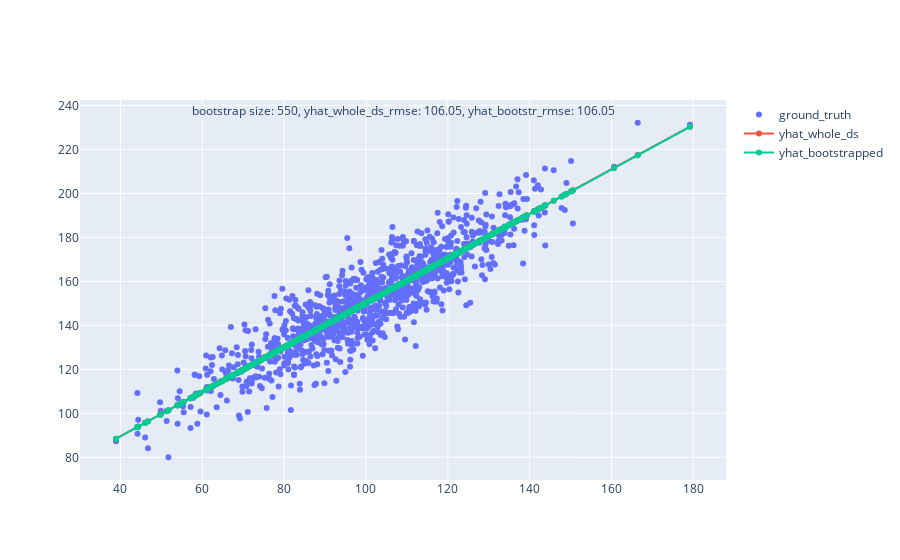

The notebook cell this image was saved under:
### Markdown cell above
We now train with the whole dataset, but the sample sizes in the bootstrapping methodology uses 100-sized samples:
 WITH WHOLE DATASET

### Code cell
b1, b0, r_value, p_value, std_err = linregress(x, y)
yhat_whole_ds = b0 + b1 * x

### WITH BOOTSTRAP SAMPLES 
regression_scores = list()
for _ in range(100):
    # bootstrap sample
    indices = randint(0, 1000, 550)
    x_sample = x[indices]
    y_sample = y[indices]
    
    # simple linear regression model
    b1_sample, b0_sample, r_value, p_value, std_err = linregress(x_sample, y_sample)
    regression_scores.append([b1_sample, b0_sample])

b0_scores = np.array(regression_scores)[:, 1]
b1_scores = np.array(regression_scores)[:, 0]
b0_estimate = median(b0_scores)
b1_estimate = median(b1_scores)

yhat_bootstrapped = b0_estimate + b1_estimate * x

### MODELS VALIDATION
from sklearn.metrics import mean_squared_error

yhat_whole_ds_rmse = mean_squared_error(y, yhat_whole_ds).round(2)
yhat_bootstrapped_rmse = mean_squared_error(y, yhat_bootstrapped).round(2)

### PLOTS
import plotly.graph_objects as go

fig = go.Figure()
# Add traces
fig.add_trace(go.Scatter(x=x, y=y,
                    mode='markers',
                    name='ground_truth'))
fig.add_trace(go.Scatter(x=x, y=yhat_whole_ds,
                    mode='lines+markers',
                    name='yhat_whole_ds'))
fig.add_trace(go.Scatter(x=x, y=yhat_bootstrapped,
                    mode='lines+markers',
                    name='yhat_bootstrapped'))
fig.update_layout(annotations=[dict(xref='paper',
                                    yref='paper',
                                    x=0.5, y=1,
                                    showarrow=False,
                                    text='bootstrap size: 550, yhat_whole_ds_rmse: {}, yhat_bootstr_rmse: {}'.format(yhat_whole_ds_rmse, 
                                                                                                yhat_bootstrapped_rmse))])

fig.show()

### Figure 1 — Plotly figure (JSON) as saved in the notebook; plotly's stock layout.template omitted (floating-point values rounded to 4 significant figures; data arrays with more than 128 entries replaced by an {"elided": "..."} marker saying what was removed)
{"data": [{"mode": "markers", "name": "ground_truth", "type": "scatter", "x": {"elided": "1000 float values"}, "y": {"elided": "1000 float values"}}, {"mode": "lines+markers", "name": "yhat_whole_ds", "type": "scatter", "x": {"elided": "1000 float values"}, "y": {"elided": "1000 float values"}}, {"mode": "lines+markers", "name": "yhat_bootstrapped", "type": "scatter", "x": {"elided": "1000 float values"}, "y": {"elided": "1000 float values"}}], "layout": {"annotations": [{"showarrow": false, "text": "bootstrap size: 550, yhat_whole_ds_rmse: 106.05, yhat_bootstr_rmse: 106.05", "x": 0.5, "xref": "paper", "y": 1, "yref": "paper"}]}}
